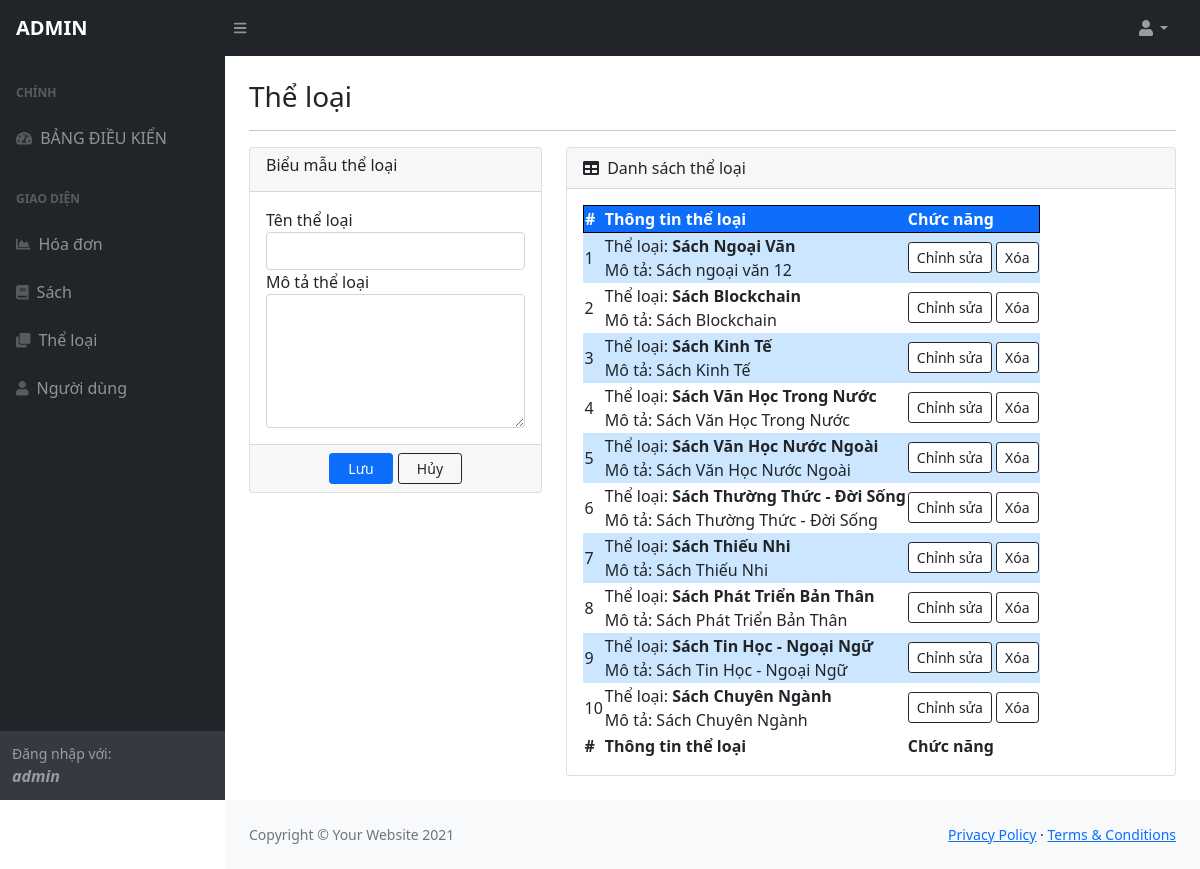
The app's page /admin/categories.php (signed in) with its own data.
### tables this page shows
CREATE TABLE `categories` (
  `id` int(11) NOT NULL,
  `name` varchar(100) NOT NULL,
  `description` text NOT NULL
);

### admin/categories.php (the view, shortened to what this page needs)
<?php
include './menu.php';
include './php/categories.php';
?>
<div id="layoutSidenav">
   <?php include './head.php' ?>
   <div id="layoutSidenav_content">
      <form action="./categories.php" method="post">
         <main>
            <div class="container-fluid px-4">
               <h3 class="mt-4">Thể loại</h3>
               <hr>
               <div class="row">
                  <div class="col-lg-4 col-md-12">
                     <div class="card">
                        <form action="./categories.php" method="post">
                           <div class="card-header">
                              <div class="h6">Biểu mẫu thể loại</div>
                           </div>
                           <div class="card-body">
                              <label for="categoryName">Tên thể loại</label>
                              <input type="text" id="categoryName" name="categoryName" class="form-control" placeholder="" value="<?php echo isset($name) ? $name : '' ?>">
                              <label for="categoryDesc">Mô tả thể loại</label>
                              <textarea name="categoryDesc" id="categoryDesc" cols="30" rows="5" class="form-control"><?php echo isset($desc) ? $desc : '' ?></textarea>
                           </div>
                           <div class="card-footer col text-center">
                              <input type="submit" name="submit" value="Lưu" class="btn btn-primary btn-sm w-25">
                              <input type="submit" name="reset" value="Hủy" class="btn btn-sm border-dark w-25">
                           </div>
                        </form>
                     </div>
                  </div>
                  <div class="col-lg-8 col-dm-12">
                     <div class="card mb-4">
                        <div class="card-header">
                           <i class="fas fa-table me-1"></i>
                           Danh sách thể loại
                        </div>
                        <div class="card-body">
                           <table id="datatablesSimple">
                              <thead>
                                 <tr style="border: 1px solid black;" class="bg-primary text-white">
                                    <th>#</th>
                                    <th>Thông tin thể loại</th>
                                    <th>Chức năng</th>
                                 </tr>
                              </thead>
                              <tfoot>
                                 <tr>
                                    <th>#</th>
                                    <th>Thông tin thể loại</th>
                                    <th>Chức năng</th>
                                 </tr>
                              </tfoot>
                              <tbody>
                                 <?php
                                 $sql1 = "SELECT * FROM `categories`";
                                 $result = $conn->query($sql1);
                                 if ($result->num_rows > 0) {
                                    $number = 1;
                                    while ($row = $result->fetch_array()) {
                                 ?>
                                       <tr bgcolor="<?= $number % 2 == 1 ? "#cce6ff" : '' ?>">
                                          <td><?= $number ?></td>
                                          <td>
                                             Thể loại: <b><?= $row['name'] ?></b> <br>
                                             Mô tả: <span><?= $row['description'] ?></span>
                                          </td>
                                          <td class="col text-center">
                                             <form action="./categories.php" method="post">
                                                <button class=" btn btn-sm border-dark bg-white" name="idCate" value="<?= $row['id'] ?>">Chỉnh sửa</button>
                                                <input type="button" class=" btn btn-sm border-dark bg-white" value="Xóa" data-bs-toggle="modal" data-bs-target="#deleteCate<?= $row['id'] ?>">
                                             </form>
                                          </td>
                                       </tr>
                                 <?php $number++;
                                    }
                                 } ?>
                              </tbody>
                           </table>
                        </div>
                     </div>
                  </div>
               </div>
            </div>
         </main>
      </form>
      <?php include './footer.php'; ?>
   </div>
</div>
<?php include './foot.php'; ?>

### records on screen
categories: name "Sách Ngoại Văn", description "Sách ngoại văn 12", $row['id'] 24 (drawn)
categories: name "Sách Blockchain", description "Sách Blockchain", $row['id'] 25 (drawn)
categories: name "Sách Kinh Tế", description "Sách Kinh Tế", $row['id'] 26 (drawn)
categories: name "Sách Văn Học Trong Nước", description "Sách Văn Học Trong Nước", $row['id'] 27 (drawn)
categories: name "Sách Văn Học Nước Ngoài", description "Sách Văn Học Nước Ngoài", $row['id'] 28 (drawn)
categories: name "Sách Thường Thức - Đời Sống", description "Sách Thường Thức - Đời Sống", $row['id'] 29 (drawn)
categories: name "Sách Thiếu Nhi", description "Sách Thiếu Nhi", $row['id'] 30 (drawn)
categories: name "Sách Phát Triển Bản Thân", description "Sách Phát Triển Bản Thân", $row['id'] 31 (drawn)
categories: name "Sách Tin Học - Ngoại Ngữ", description "Sách Tin Học - Ngoại Ngữ", $row['id'] 32 (drawn)
categories: name "Sách Chuyên Ngành", description "Sách Chuyên Ngành", $row['id'] 33 (drawn)

### other values on screen
$_SESSION['name'] "admin"
